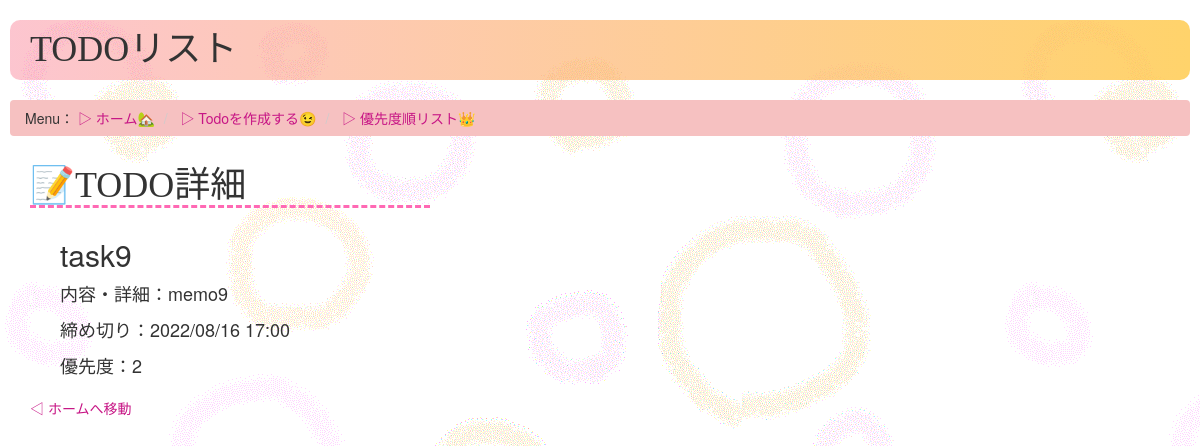
/todos/22/detail/, run on the app's committed database.
### todos/models.py (models this page shows, shortened)
class Todo(models.Model):
    name = models.CharField(max_length=50)
    detail = models.CharField(max_length=200)
    deadline = models.DateTimeField('締め切り')
    priolity = models.IntegerField(choices = PRIOLITY_COICES, default = 3)

### todos/views.py (the view)
# urls.py: path('<int:pk>/detail/', views.DetailView.as_view(), name='detail'),
class DetailView(generic.DetailView):
    model = Todo
    template_name = 'todos/detail.html'

### todos/templates/todos/detail.html (shortened to what this page needs)
<!DOCTYPE html>
<html lang="ja">
<head>
    {% load static %}
    <link rel="stylesheet" href="https://maxcdn.bootstrapcdn.com/bootstrap/3.3.7/css/bootstrap.min.css">
    <link rel="stylesheet" type="text/css" href="{% static 'todos/style.css' %}">
</head>
<body>
    <h1 class="title">TODOリスト</h1>
    <ul class="breadcrumb">
        Menu：
        <li><a href="{% url 'todos:index'%}">▷ ホーム🏡</a></li>
        <li><a href="{% url 'todos:create'%}"> ▷ Todoを作成する😉</a></li>
        <li><a href="{% url 'todos:priolity'%}"> ▷ 優先度順リスト👑</a></li>
    </ul>
    <div class="margin_base">
        <h1 class="menu">📝TODO詳細</h1>
        <div class="margin_base">
            <h2 class="todo">{{ todo.name }}</h2>
            {% if todo.detail == '' %}
            <p class="sentence">内容・詳細：特になし</p>
            {% else %}
            <p class="sentence todo">内容・詳細：{{ todo.detail }}</p>
            {% endif %}
            <p class="sentence">締め切り：{{ todo.deadline | date:'Y/m/d H:i' }}</p>
            <p class="sentence">優先度：{{ todo.priolity }}</p>
        </div>
        <p><a href="{% url 'todos:index' %}">◁ ホームへ移動</a> </p>
    </div>
</body>
</html>

### todos/static/todos/style.css (style rules this page uses)
body { background: white url("images/maruhuwa.gif"); }
.title { margin: 20px 10px 20px 10px; padding: 1rem 2rem; border-radius: 10px; background-image: linear-gradient(left, rgba(250, 140, 160, 0.5) 0%, rgba(255, 200, 70, 0.8) 100%); background-image: linear-gradient(to right, rgba(250, 140, 160, 0.5) 0%, rgba(255, 200, 70, 0.8) 100%); font-family: cursive; }
.menu { font-family: "メイリオ"; border-bottom: 3px dashed hotpink; width: 400px; }
a:link { color: mediumvioletred; }
.breadcrumb { margin: 10px 10px 10px 10px; background-color: rgb(246, 193, 193); }
.margin_base { margin: 30px 0px 20px 30px; }
.sentence { font-size: large; }
.todo { width: 70%; }

### data on the page
Todo: name "task9", detail "memo9", deadline "2022/08/16 17:00", priolity "2"
